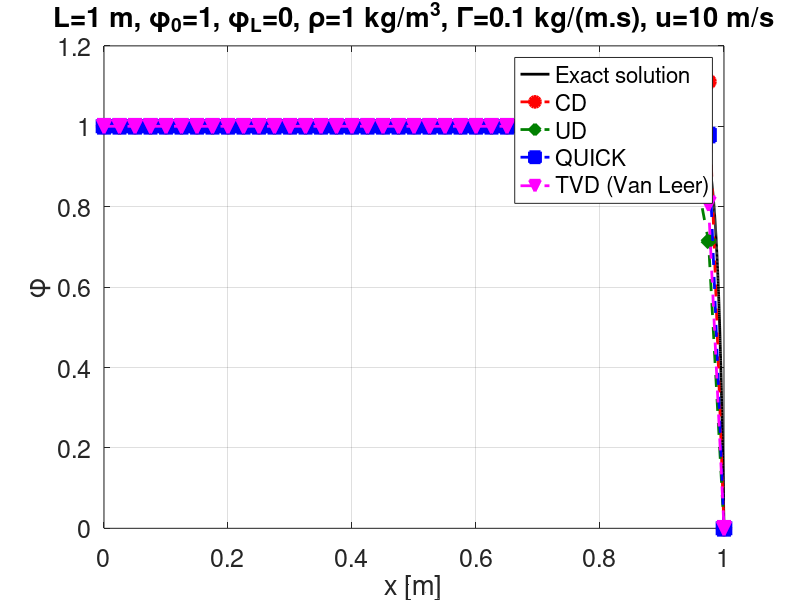

Write the MATLAB code that produced this figure.
clear all
% close all
clc

set(0,'DefaultLineLineWidth',2);
fs=18;   set(0,'DefaultAxesFontSize',fs);
set(0,'DefaultLineMarkerSize',10);

%%%%%%%%%%%%% Physical parameters
L = 1;
Phi_a = 1;
Phi_b = 0;
u = 10;
rho = 1;
gamma = 0.1;

%%%%%%%%%%%%% Numerical parameters
n = 41;

%%%%%%%%%%%%%% Grid generation
dx = L/(n-1);
x0 = 0:dx:L;

%%%%%%%%%%%%%%
F = rho*u;
D = gamma/dx;

%%%%%%%%%%%%%% Theoretical solution
x_theo = linspace(0,L,10001);
Phi_theo = Phi_a + (Phi_b-Phi_a)*(exp(rho*u*x_theo/gamma)-1)/(exp(rho*u*L/gamma)-1);

figure('color','w'), hold on, grid on, box on
xlabel('x [m]'), ylabel('\phi','fontsize',fs+2)
plot(x_theo, Phi_theo, 'k-')
title(['L=1 m, \phi_0=1, \phi_L=0, \rho=1 kg/m^3, \Gamma=0.1 kg/(m.s), u=' num2str(u) ' m/s'])
set(gca,'ytick',0:0.2:2)
drawnow



%%%%%%%%%%%%%% 1. CD
A = zeros(n,n);
b = zeros(n,1);
for i=2:n-1
    A(i,i-1) = -(D+F/2);
    A(i,i+1) = -(D-F/2);
    A(i,i)   = -(A(i,i-1)+A(i,i+1));
end

%--- Boundary conditions in CVs 1 and n
A(1,1) = 1;
b(1)   = Phi_a;
A(n,n) = 1;
b(n)   = Phi_b;

%--- Solution
Phi = A\b;
plot(x0, Phi, 'ro--','MarkerFaceColor','r'), drawnow

x_theo=0:L/(n-1):L;
Phi_theo=Phi_a+(Phi_b-Phi_a)*(exp(rho*u*x_theo/gamma)-1)/(exp(rho*u*L/gamma)-1);
errCD = mean(abs(Phi(1:end-1)-Phi_theo(1:end-1)')./Phi_theo(1:end-1)')



%%%%%%%%%%%%% 2. UD
A = zeros(n,n);   
b = zeros(n,1);
for i=2:n-1    
    A(i,i-1) = -(D+F);
    A(i,i+1) = -(D);
    A(i,i)   = -(A(i,i-1)+A(i,i+1));
end

%--- Boundary conditions in CVs 1 and n
A(1,1) = 1;
b(1)   = Phi_a;
A(n,n) = 1;
b(n)   = Phi_b;

%--- Solution
Phi = A\b;
plot(x0, Phi, 'd--','color',[0 0.5 0],'MarkerFaceColor',[0 0.5 0]), drawnow

errUD = mean(abs(Phi(1:end-1)-Phi_theo(1:end-1)')./Phi_theo(1:end-1)')



%%%%%%%%%%%%% 3. QUICK + dc
tol = 1e-12;
maxIter = 1000;

A = zeros(n,n);
b = zeros(n,1);
Phi_new = ones(n,1);
nIter = 1;

dPhi_relative = 1;
while dPhi_relative>tol && nIter<maxIter
       
    Phi = Phi_new;    
    
    for i=3:n-1     
        A(i,i-1) = -(D+F);
        A(i,i+1) = -(D);
        A(i,i)   = -(A(i,i-1)+A(i,i+1));
        b(i)     = 1/8*F * (5*Phi(i)-3*Phi(i+1)-Phi(i-1)-Phi(i-2)); % deferred correction
    end
    
    %--- Boundary conditions in CVs 1 and n
    A(1,1) = 1;
    b(1)   = Phi_a;
    A(n,n) = 1;
    b(n)   = Phi_b;
    
    %--- Boundary condition in CV 2
    A(2,1) = -(D+F/2);      % West
    A(2,3) = -(D);          % East
    A(2,2) = 2*D + F - F/2; % P
    b(2) = F/8 *(Phi(1) +2*Phi(2) -3*Phi(3)); % deferred correction
        
    %--- Solution
    Phi_new = A\b;
    dPhi_relative = norm(abs(Phi_new-Phi))/norm(abs(Phi));    
    nIter = nIter+1;
end
Phi = Phi_new;
plot(x0, Phi, 'bs--','MarkerFaceColor','b'), drawnow

errQUICK = mean(abs(Phi(1:end-1)-Phi_theo(1:end-1)')./Phi_theo(1:end-1)')



%%%%%%%%%%%%% 4. TVD + dc (flux limiter: Van Leer psi=(r+|r|)/(1+r))
tol = 1e-12;
maxIter = 1000;

A = zeros(n,n);
b = zeros(n,1);
Phi_new = ones(n,1);
nIter = 1;

dPhi_relative = 1;
while dPhi_relative>tol && nIter<maxIter
       
    Phi = Phi_new;    
    
    for i=3:n-1        
        A(i,i-1) = -(D+F);
        A(i,i+1) = -(D);
        A(i,i)   = -(A(i,i-1)+A(i,i+1));
        
        %--- Define r (ratio of gradients) with test to avoid dividing by 0
        if abs(Phi(i+1)-Phi(i))<1e-12
            if abs(Phi(i)-Phi(i-1))>1e-12
                r_e = 1e30 * sign(Phi(i)-Phi(i-1)); 
            else
                r_e = 0;
            end
        else
            r_e = (Phi(i)-Phi(i-1)) / (Phi(i+1)-Phi(i));
        end
        if abs(Phi(i)-Phi(i-1))<1e-12
            if abs(Phi(i-1)-Phi(i-2))>1e-12
                r_w = 1e30 * sign(Phi(i-1)-Phi(i-2));
            else
                r_w = 0;
            end
        else
            r_w = (Phi(i-1)-Phi(i-2)) / (Phi(i)-Phi(i-1));
        end
        
        %--- Define psi
        psi_e = (r_e+abs(r_e)) / (1+r_e);
        psi_w = (r_w+abs(r_w)) / (1+r_w);
        b(i)  = -F/2 * (psi_e*(Phi(i+1)-Phi(i))-psi_w*(Phi(i)-Phi(i-1))); % deferred correction
    end
    
    %--- Boundary conditions in CVs 1 and n
    A(1,1) = 1;
    b(1)   = Phi_a;
    A(n,n) = 1;
    b(n)   = Phi_b;
    
    %--- Boundary condition in CV 2
    A(2,1) = -(D+F);           % West
    A(2,3) = -(D);             % East
    A(2,2) = -(A(2,1)+A(2,3)); % P
    if abs(Phi(3)-Phi(2))<1e-12
        if abs(Phi(2)-Phi(1))>1e-12
            r_e2 = 1e30 * sign(Phi(2)-Phi(1));
        else
            r_e2 = 0;
        end
    else
        r_e2 = (Phi(2)-Phi(1))/(Phi(3)-Phi(2));
    end
    r_w2 = 1;
    psi_e2 = (r_e2+abs(r_e2))/(1+r_e2);
    psi_w2 = (r_w2+abs(r_w2))/(1+r_w2);       
    b(2)   = -F/2 * (psi_e2*(Phi(3)-Phi(2)) -psi_w2*(Phi(2)-Phi(1))); % deferred correction
        
    %--- Solution
    Phi_new = A\b;
    dPhi_relative = norm(abs(Phi_new-Phi))/norm(abs(Phi));
    nIter = nIter+1;
end
Phi = Phi_new;
plot(x0, Phi, 'mv--','MarkerFaceColor','m')

errTVD = mean(abs(Phi(1:end-1)-Phi_theo(1:end-1)')./Phi_theo(1:end-1)')

legend('Exact solution','CD','UD','QUICK','TVD (Van Leer)', 'location','best')
